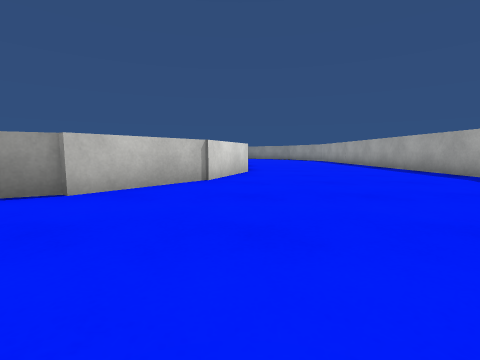
View 1 (above)

21 first-person views from a walk through a Unity game level. The camera is 0.55 m above the floor, tilts 6° down and sees 85° across. The floor is counted in squares, 1 m on a side. Each view is taken from the middle of a square. On the plan, view 1 faces up. The plan holds only what a view shows up to about 9 squares ahead; the rest is blank. The place goes on beyond the plan. Surface patterns are stand-ins for the level's own textures.

View 2
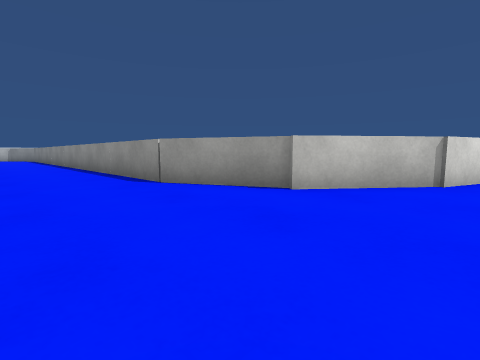

View 3
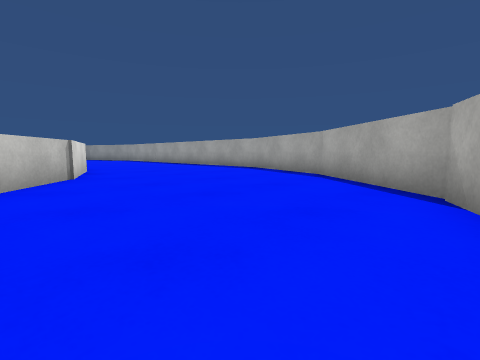

View 4
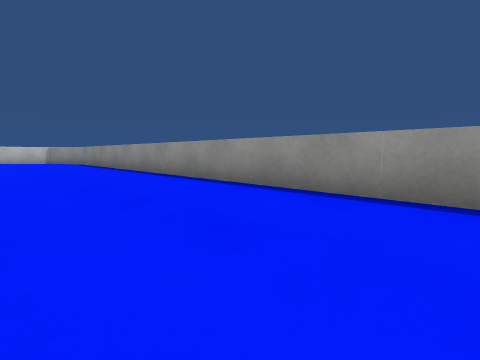

View 5
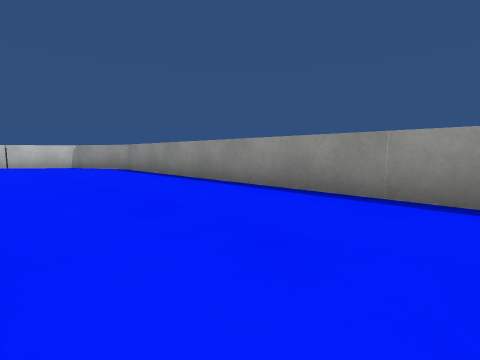

View 6
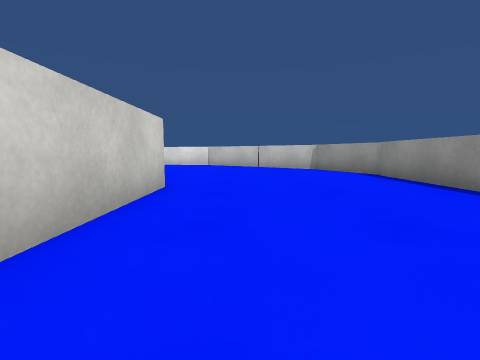

View 7
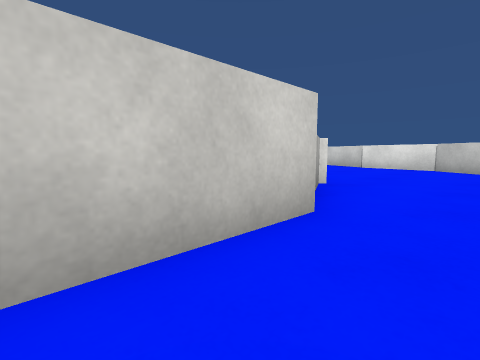

View 8
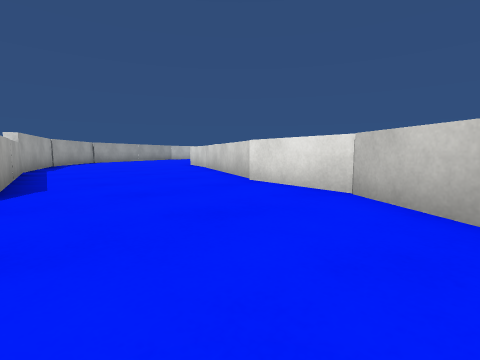

View 9
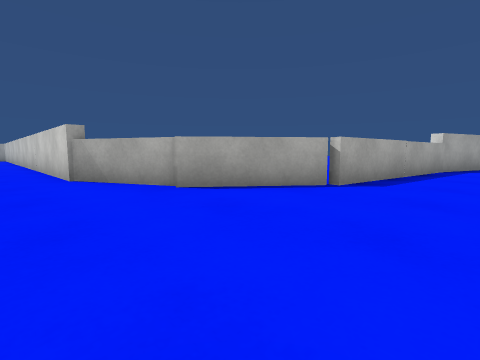

View 10
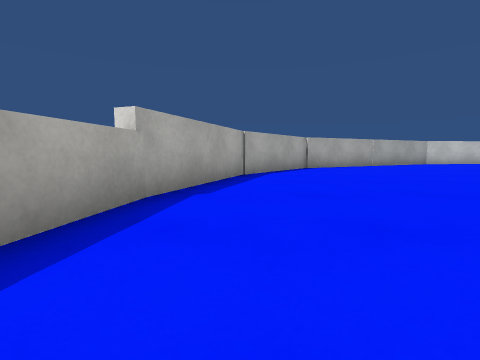

View 11
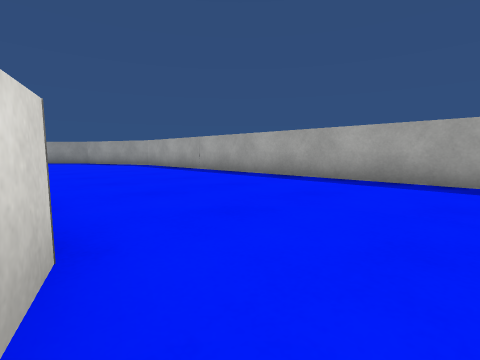

View 12
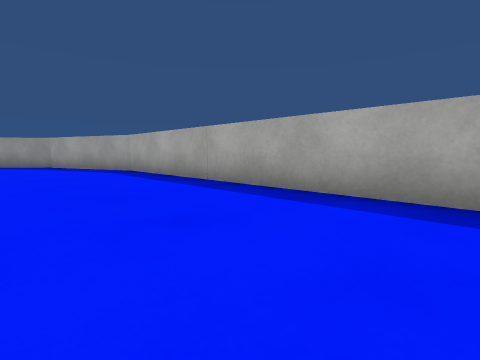

View 13
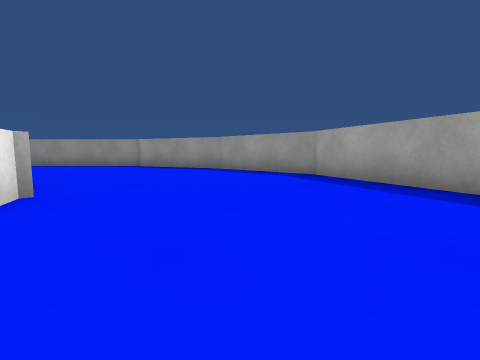

View 14
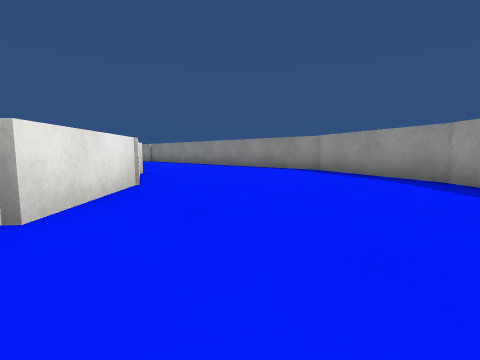

View 15
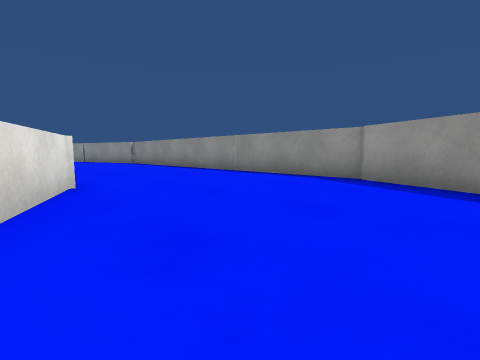

View 16
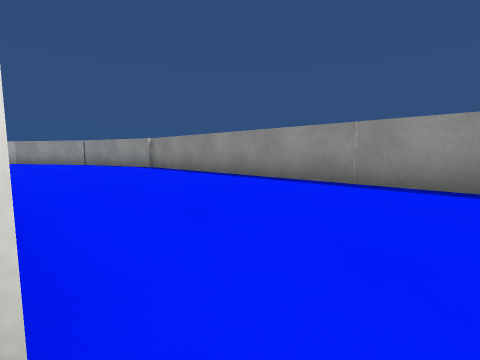

View 17
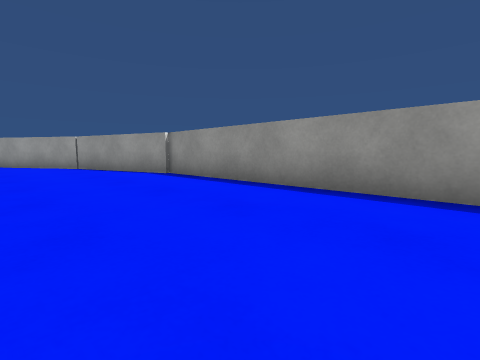

View 18
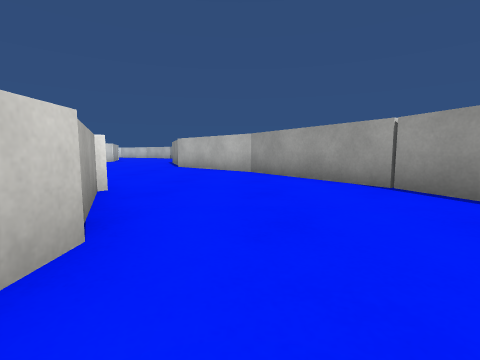

View 19
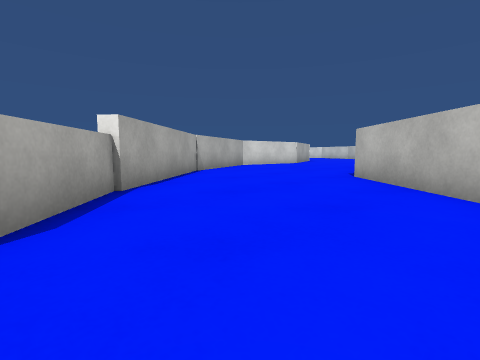

View 20
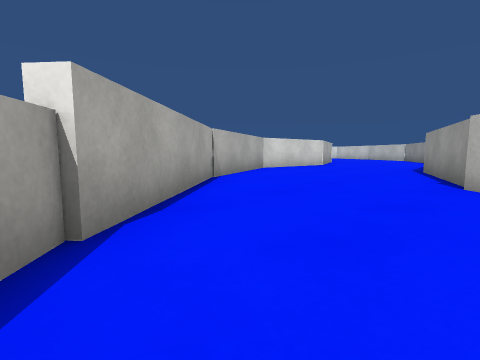

View 21
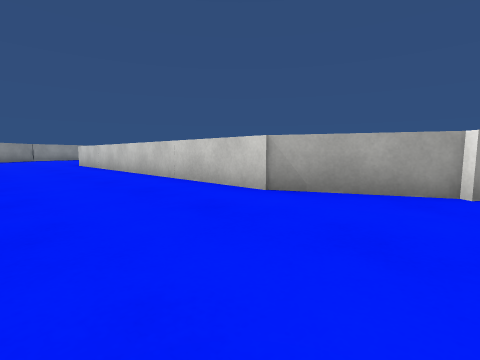

### Floor plan
Points are (right, up) in squares from view 1. A wall is a line through its corners. A room is listed if a view was taken in it or the views show most of it. See-through windows are left out.
Room 1 (views 1, 2, 3, 4, 5, 6, 7, 8, 9, 10, 11, 12, 13, 14, 15, 16, 17, 18, 19, 21)
walls: (-2.2, 3.4) (-4.4, 2.4) (-19.4, 2.4); (1.1, -0.9) (2, -0.5) (4.1, 2.3) (5.1, 4.8); (0.3, 7.6) (-0.6, 5.4) (-2.3, 3.2); (-17.2, -2.6) (-17.2, -2.2) (-11.4, -2.2); (-19.4, 2.5) (-21.6, 1.4); (-19.2, -3.3) (-17, -2.2); (-21.7, 1.7) (-22.2, 0.9); (5.3, 5.8) (5.3, 16.9) (3.8, 20.7) (1.2, 23) (-2.1, 24.5); (-22.6, 0.3) (-24.6, -2.5) (-24.9, -4.6); (-0.7, 17.1) (-0.5, 16.7); (-25, -4.7) (-25.5, -5.7); (-4.7, 20) (-2.5, 19) (-0.5, 17.1); (-21.9, -10.2) (-21.1, -5.4) (-19.4, -3.2); (-16.7, 18.9) (-14.5, 20) (-7.1, 20); (-23.1, -13.6) (-21.8, -10); (-13.2, 24.6) (-17, 23.4) (-18.9, 22.2); (-2, 24.6) (-13.4, 24.6); (-25.2, -16.1) (-23.1, -13.5)
ways out: opening at (-18, 20.3) to room 2
Room 2 (view 20)
walls: (-23.4, 18.6) (-25.6, 17.9); (-21.8, 14.4) (-18.4, 17.2); (-18.4, 17.1) (-16.8, 19.1); (-18.9, 22.2) (-20.4, 21.3) (-23.1, 18.6); (-24.9, 13.1) (-21.7, 14.5)
ways out: opening at (-18, 20.3) to room 1

Where each view was taken, in squares from view 1:
view 1: 0 up, 0 right, facing up
view 2: 0 up, 0 right, facing up-left
view 3: 1 down, 2 left, facing up-right
view 4: 1 down, 6 left, facing up-left
view 5: 1 down, 11 left, facing up-left
view 6: 1 down, 13 left, facing left
view 7: 1 down, 15 left, facing down-left
view 8: 1 down, 21 left, facing down-left
view 9: 1 down, 23 left, facing down-right
view 10: 7 down, 23 left, facing down
view 11: 6 up, 0 right, facing up-right
view 12: 9 up, 2 right, facing up-right
view 13: 14 up, 2 right, facing up
view 14: 17 up, 2 right, facing up-left
view 15: 19 up, 0 right, facing up-left
view 16: 20 up, 4 left, facing up-left
view 17: 21 up, 7 left, facing up-left
view 18: 21 up, 13 left, facing left
view 19: 21 up, 17 left, facing down-left
view 20: 19 up, 18 left, facing down-left
view 21: 23 up, 17 left, facing down-right
